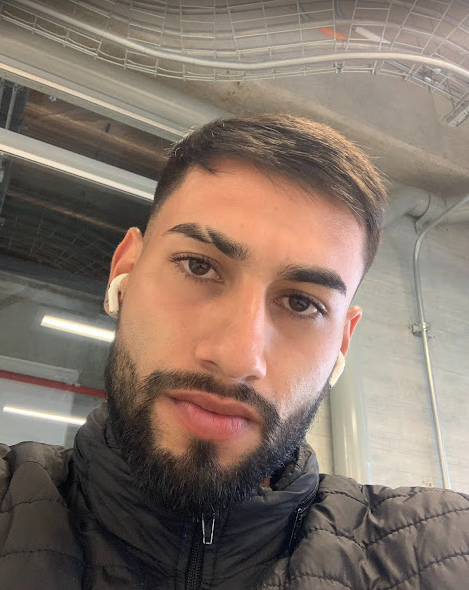
#> input picture Euclidean_distance/Persona_1.png, 469 x 590 px
$ jupyter execute Distance.ipynb   (shell and % lines are left out)
#> lines starting #> are read from the running program, lines starting #| are printed output that depends on the picture; long printed decimals are rounded
[cell 1]
import cv2
import numpy as np

def cargar_imagen(path, size=(100, 100)):
#> called with path = 'Persona_1.png', size = (100, 100)
    img = cv2.imread(path, cv2.IMREAD_GRAYSCALE)  # cargar en escala de grises
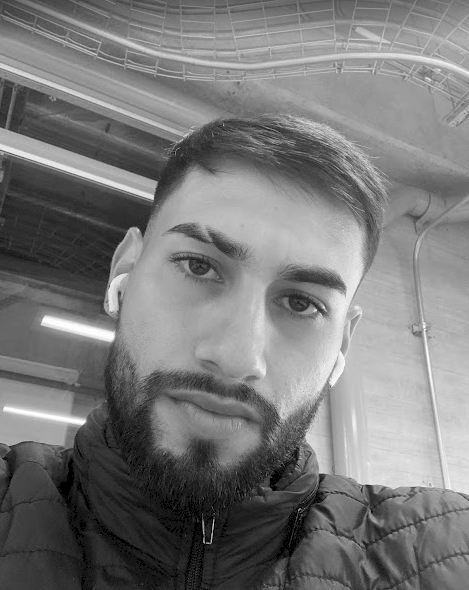
#> img: shape (590, 469); min 0, max 255, mean 120.9
    if img is None:
        raise FileNotFoundError(f"No se pudo cargar la imagen: {path}")
    img = cv2.resize(img, size)  # redimensionar
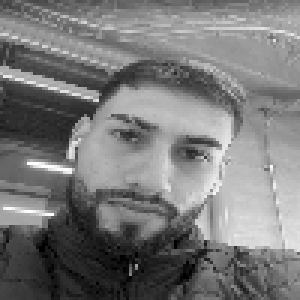
#> img: shape (100, 100) (shown 3 times larger); min 0, max 254, mean 120.8
    return img.flatten()

# Cargar imágenes (solo el nombre porque están en la misma carpeta que tu .ipynb)
img1 = cargar_imagen("Persona_1.png")
#> img1 = 10000 values, max 254 at index 5410, min 0 at index 8114, mean 120.8
img2 = cargar_imagen("Persona_2.jpg")
#> call 2 of cargar_imagen, with path = 'Persona_2.jpg', size = (100, 100)
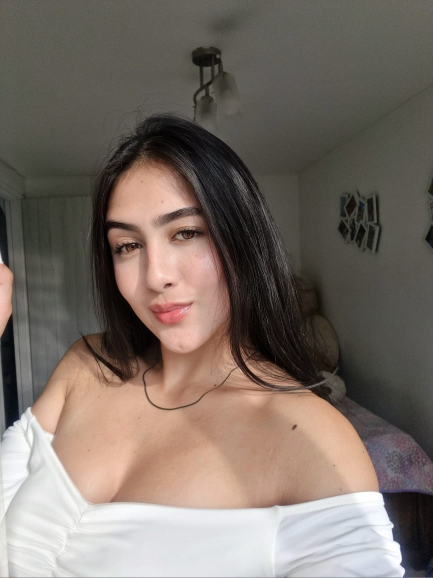
#> input picture Euclidean_distance/Persona_2.jpg, 866 x 1155 px (shown at 1/2 size)
#> in cargar_imagen (call 2), `img = cv2.imread(path, cv2.IMREAD_GRAYSCALE)`:
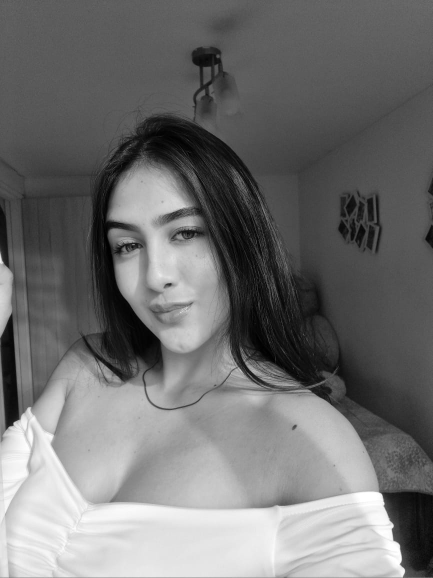
#> img: shape (1155, 866) (shown at 1/2 size); min 0, max 255, mean 112.8
#> in cargar_imagen (call 2), `img = cv2.resize(img, size)`:
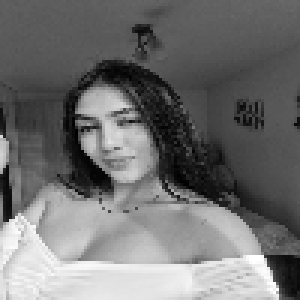
#> img: shape (100, 100) (shown 3 times larger); min 0, max 255, mean 112.7
#> img2 = 10000 values, max 255 at index 8583, min 0 at index 4124, mean 112.7
img3 = cargar_imagen("Persona_3.png")
#> call 3 of cargar_imagen, with path = 'Persona_3.png', size = (100, 100)
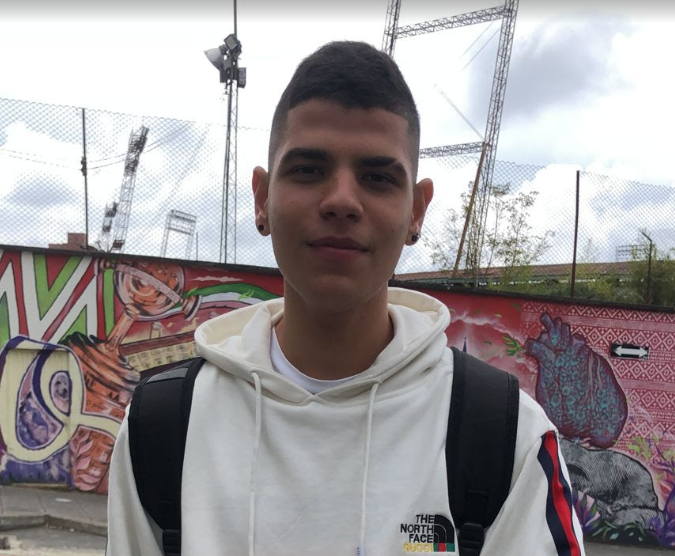
#> input picture Euclidean_distance/Persona_3.png, 675 x 556 px
#> in cargar_imagen (call 3), `img = cv2.imread(path, cv2.IMREAD_GRAYSCALE)`:
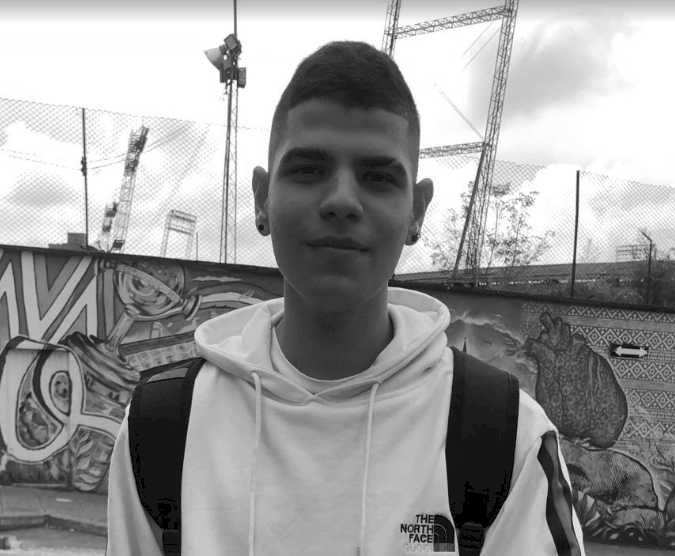
#> img: shape (556, 675); min 0, max 255, mean 154.4
#> in cargar_imagen (call 3), `img = cv2.resize(img, size)`:
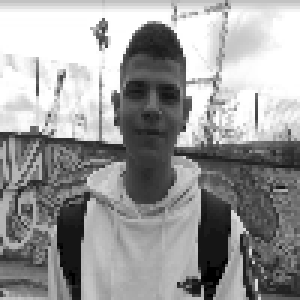
#> img: shape (100, 100) (shown 3 times larger); min 0, max 255, mean 154.1
#> img3 = 10000 values, max 255 at index 400, min 0 at index 8220, mean 154.1

# Distancia euclídea
def distancia(vec1, vec2):
    return np.linalg.norm(vec1 - vec2)

print("Distancia 1-2:", distancia(img1, img2))
#| Distancia 1-2: 12603.892
print("Distancia 1-3:", distancia(img1, img3))
#| Distancia 1-3: 14341.435
print("Distancia 2-3:", distancia(img2, img3))
#| Distancia 2-3: 14093.148
